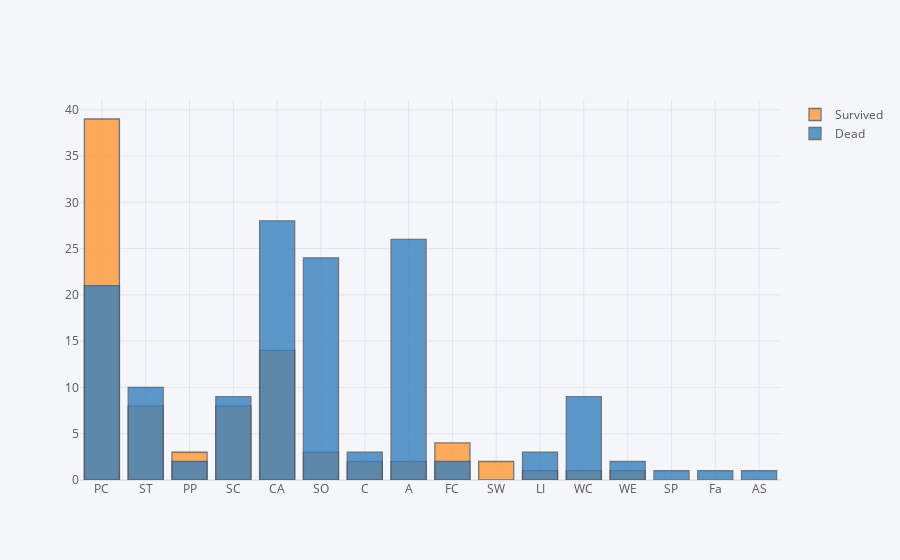

Source (notebook cell):
### Code cell
df_temp.iplot(kind='histogram')

### Figure 1 — Plotly figure (JSON) as saved in the notebook; plotly's stock layout.template omitted (floating-point values rounded to 4 significant figures; data arrays with more than 128 entries replaced by an {"elided": "..."} marker saying what was removed)
{"data": [{"histfunc": "count", "histnorm": "", "marker": {"color": "rgba(255, 153, 51, 1.0)", "line": {"color": "#4D5663", "width": 1.3}}, "name": "Survived", "opacity": 0.8, "orientation": "v", "x": {"elided": "891 str values"}, "type": "histogram"}, {"histfunc": "count", "histnorm": "", "marker": {"color": "rgba(55, 128, 191, 1.0)", "line": {"color": "#4D5663", "width": 1.3}}, "name": "Dead", "opacity": 0.8, "orientation": "v", "x": {"elided": "891 str values"}, "type": "histogram"}], "layout": {"barmode": "overlay", "legend": {"bgcolor": "#F5F6F9", "font": {"color": "#4D5663"}}, "paper_bgcolor": "#F5F6F9", "plot_bgcolor": "#F5F6F9", "title": {"font": {"color": "#4D5663"}}, "xaxis": {"gridcolor": "#E1E5ED", "showgrid": true, "tickfont": {"color": "#4D5663"}, "title": {"font": {"color": "#4D5663"}, "text": ""}, "zerolinecolor": "#E1E5ED"}, "yaxis": {"gridcolor": "#E1E5ED", "showgrid": true, "tickfont": {"color": "#4D5663"}, "title": {"font": {"color": "#4D5663"}, "text": ""}, "zerolinecolor": "#E1E5ED"}}}
